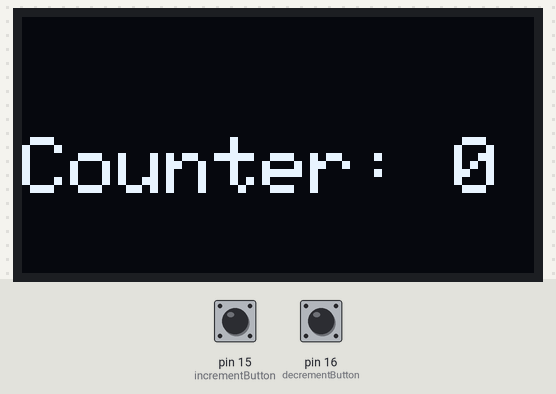
The sketch below on a simulated Arduino Uno, built with avr-gcc and run on an emulated ATmega328P. Shown: 128×64 one-colour display. The inputs (shaded band) are chosen by the test bench; at power-on: pin 15 (incrementButton) HIGH, pin 16 (decrementButton) HIGH.

Above: at 1.2 s.
1.3 s: pin 15 (incrementButton) pulled LOW for 1 s
At 3.0 s:
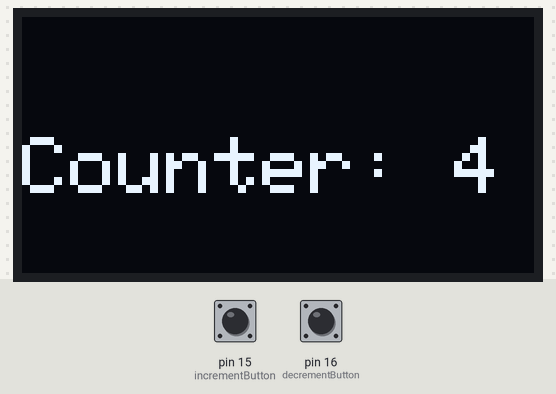
4.0 s: pin 16 (decrementButton) pulled LOW for 3.2 s
At 8.0 s:
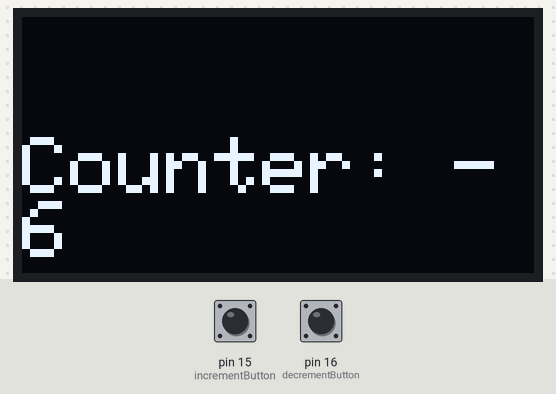
8.7 s: pin 16 (decrementButton) pulled LOW for 0.15 s
At 10.2 s:
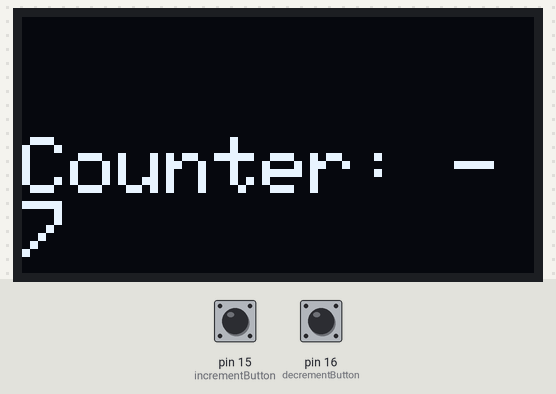
Timing chart, 0 to 11.7 s (numbered marks = the images above; inputs shaded):
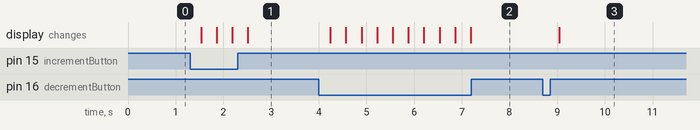

Measured:
- after the input at 1.3 s, the display: first changes after 0.23 s (image 1 shows a later state)
- after the input at 4.0 s, the display: first changes after 0.24 s (image 2 shows a later state)
- after the input at 8.7 s, the display: changes after 0.34 s (image 3)

The sketch:

counter.ino
```cpp
#include <Wire.h>
#include <Adafruit_GFX.h>
#include <Adafruit_SSD1306.h>

// OLED display settings
#define OLED_ADDR 0x3C
Adafruit_SSD1306 display(128, 64, &Wire, -1);

// Button pins
const int incrementButton = 15;  // GPIO Pin for increment button
const int decrementButton = 16;  // GPIO Pin for decrement button
int counter = 0;  // Initialize counter

void setup() {
  Serial.begin(115200);

  // Initialize OLED display
  display.begin(SSD1306_SWITCHCAPVCC, OLED_ADDR);
  display.clearDisplay();
  display.setTextColor(WHITE);

  // Set larger font for better readability
  display.setTextSize(2);

  // Setup button pins
  pinMode(incrementButton, INPUT_PULLUP);
  pinMode(decrementButton, INPUT_PULLUP);
}

void loop() {
  // Read button states and update the counter accordingly
  if (digitalRead(incrementButton) == LOW) {
    counter++;
    delay(200);  // Debounce delay
  }
  if (digitalRead(decrementButton) == LOW) {
    counter--;
    delay(200);  // Debounce delay
  }

  // Display the counter on OLED
  display.clearDisplay();
  display.setCursor(0, 30);
  display.print("Counter: ");
  display.println(counter);
  display.display();

  delay(100); // Small delay for responsiveness
}
```
